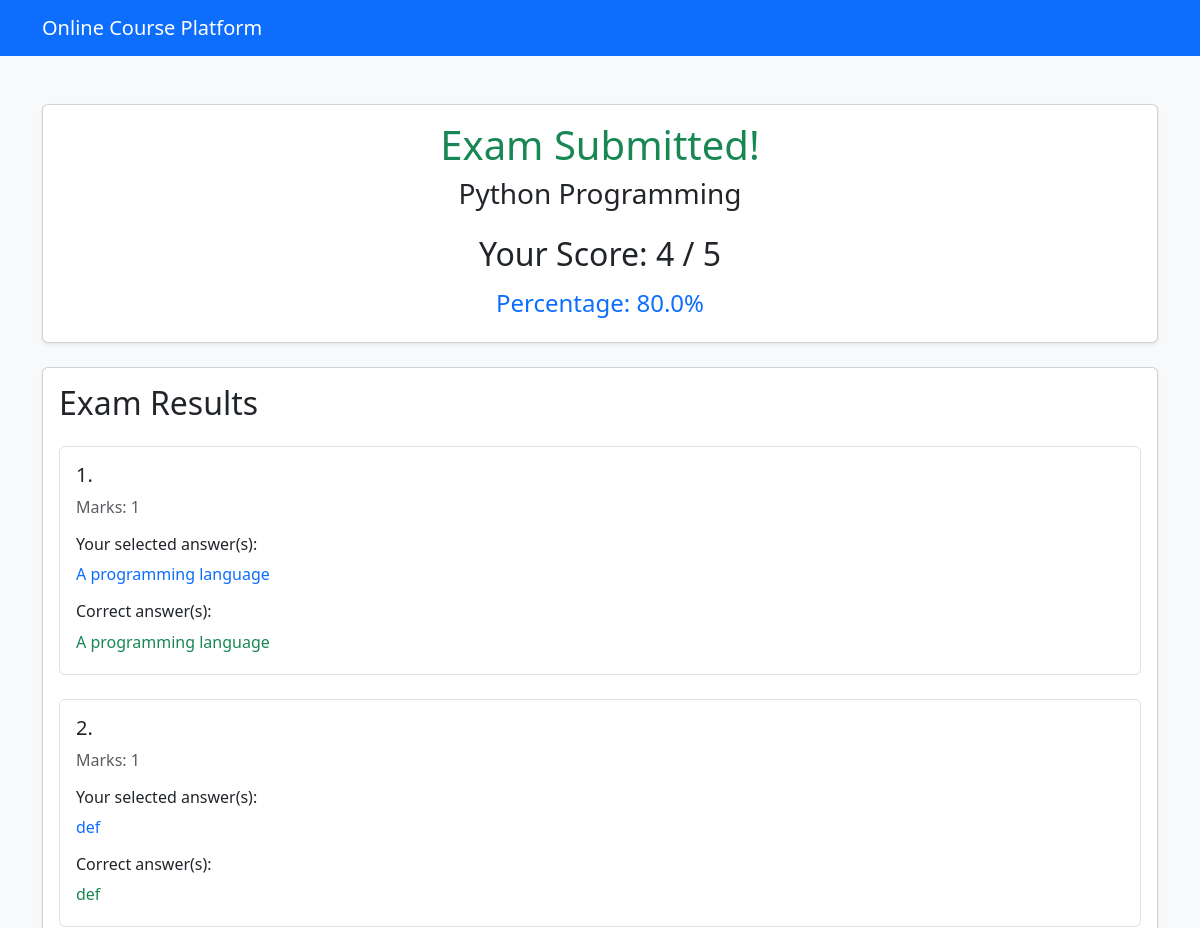
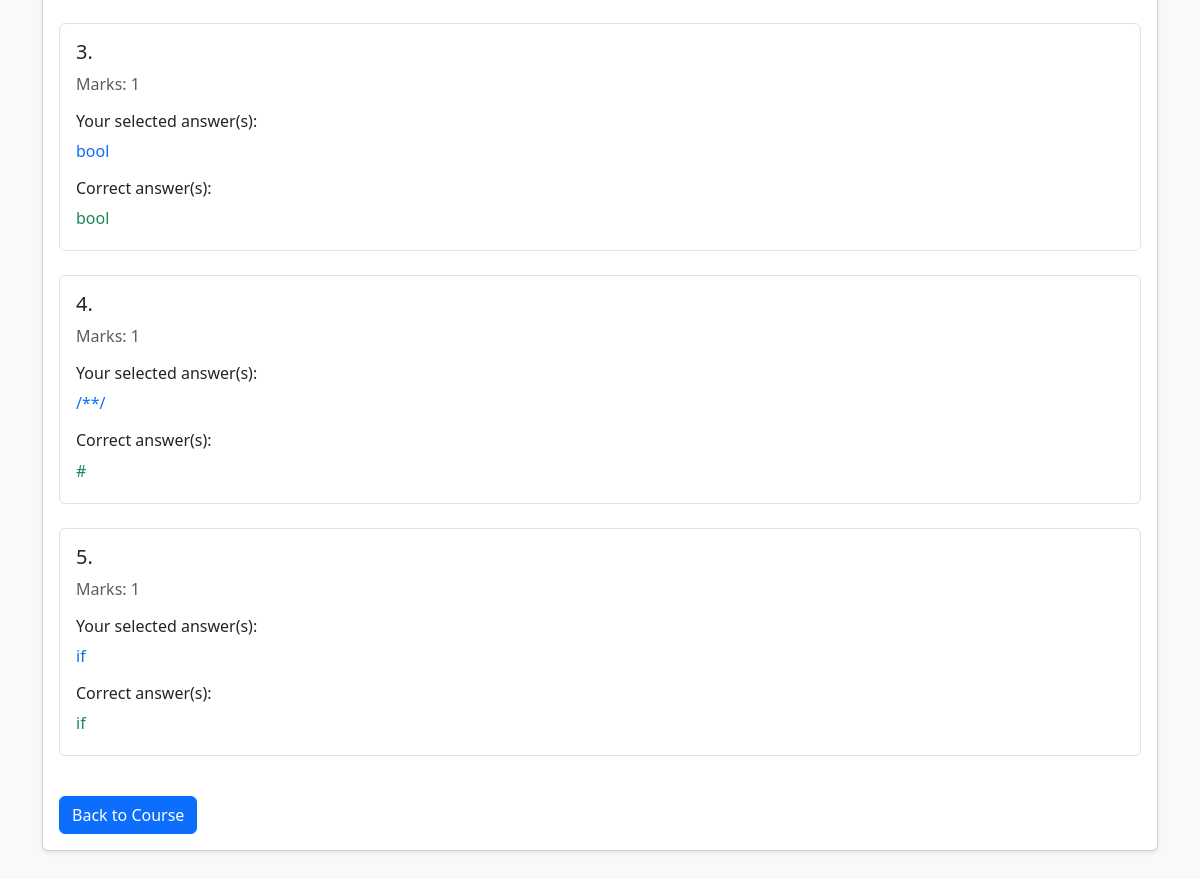
The app's page /course/1/submission/1/result/ (signed in) with its own data (2 pictures, top to bottom).
### onlinecourseapp/models.py (models this page shows, shortened)
class Course(models.Model):
    name = models.CharField(max_length=200)
    description = models.TextField()
    instructors = models.ManyToManyField(Instructor, blank=True)
    created_at = models.DateTimeField(auto_now_add=True)

class Question(models.Model):
    course = models.ForeignKey(Course, on_delete=models.CASCADE)
    question_text = models.TextField()
    grade = models.IntegerField(default=1)
    def is_get_score(self, selected_ids):
        correct_ids = set(
            self.choice_set.filter(is_correct=True).values_list(
                "id", flat=True
            )
        )
        selected_ids = set(selected_ids)
        return correct_ids == selected_ids

class Choice(models.Model):
    question = models.ForeignKey(Question, on_delete=models.CASCADE)
    choice_text = models.CharField(max_length=300)
    is_correct = models.BooleanField(default=False)

### onlinecourseapp/views.py (the view)
@login_required
def show_exam_result(request, course_id, submission_id):
    course = get_object_or_404(Course, id=course_id)
    submission = get_object_or_404(
        Submission,
        id=submission_id,
        enrollment__user=request.user,
        enrollment__course=course
    )
    questions = Question.objects.filter(course=course)
    total_grade_points = sum(
        question.grade for question in questions
    )
    grade = 0
    choices = submission.choices.all()
    for question in questions:
        selected_ids = choices.filter(
            question=question
        ).values_list('id', flat=True)
        if question.is_get_score(selected_ids):
            grade += question.grade
    percentage_score = (
        round((grade / total_grade_points) * 100, 2)
        if total_grade_points else 0
    )
    context = {
        'course': course,
        'submission': submission,
        'grade': grade,
        'total_grade_points': total_grade_points,
        'percentage_score': percentage_score,
        'choices': choices,
    }
    return render(
        request,
        'onlinecourseapp/exam_result.html',
        context
    )

### onlinecourseapp/templates/onlinecourseapp/exam_result.html (shortened to what this page needs)
<!DOCTYPE html>
<html lang="en">
<head>
    <link
        href="https://cdn.jsdelivr.net/npm/bootstrap@5.3.3/dist/css/bootstrap.min.css"
        rel="stylesheet"
    >
</head>
<body class="bg-light">
    <nav class="navbar navbar-dark bg-primary">
        <div class="container">
            <span class="navbar-brand">Online Course Platform</span>
        </div>
    </nav>
    <div class="container mt-5 mb-5">
        <div class="card shadow-sm mb-4">
            <div class="card-body text-center">
                <h1 class="text-success">Exam Submitted!</h1>
                <h3>{{ course.name }}</h3>
                <h2 class="mt-4">
                    Your Score: {{ grade }} / {{ total_grade_points }}
                </h2>
                <h4 class="text-primary mt-3">
                    Percentage: {{ percentage_score }}%
                </h4>
            </div>
        </div>
        <div class="card shadow-sm">
            <div class="card-body">
                <h2 class="mb-4">Exam Results</h2>
                {% for question in course.question_set.all %}
                    <div class="border rounded p-3 mb-4">
                        <h5>
                            {{ forloop.counter }}.
                        </h5>
                        <p class="text-muted">
                            Marks: {{ question.grade }}
                        </p>
                        <h6>Your selected answer(s):</h6>
                        {% for choice in choices %}
                            {% if choice.question_id == question.id %}
                                <p class="text-primary mb-1">
                                    {{ choice.choice_text }}
                                </p>
                            {% endif %}
                        {% empty %}
                            <p class="text-muted">No answers selected.</p>
                        {% endfor %}
                        <h6 class="mt-3">Correct answer(s):</h6>
                        {% for choice in question.choice_set.all %}
                            {% if choice.is_correct %}
                                <p class="text-success mb-1">
                                    {{ choice.choice_text }}
                                </p>
                            {% endif %}
                        {% endfor %}
                    </div>
                {% empty %}
                    <p>No questions found.</p>
                {% endfor %}
                <a
                    href="{% url 'course_details' course.id %}"
                    class="btn btn-primary mt-3"
                >
                    Back to Course
                </a>
            </div>
        </div>
    </div>
</body>
</html>

### records on screen
Course: name "Python Programming"
Question: grade "1"
Choice: choice_text "A programming language"
Question: grade "1"
Choice: choice_text "def"
Question: grade "1"
Choice: choice_text "bool"
Question: grade "1"
Choice: choice_text "/**/"
Choice: choice_text "#"
Question: grade "1"
Choice: choice_text "if"

### other values on screen
{{ grade }} "4"
{{ total_grade_points }} "5"
{{ percentage_score }} "80.0"
